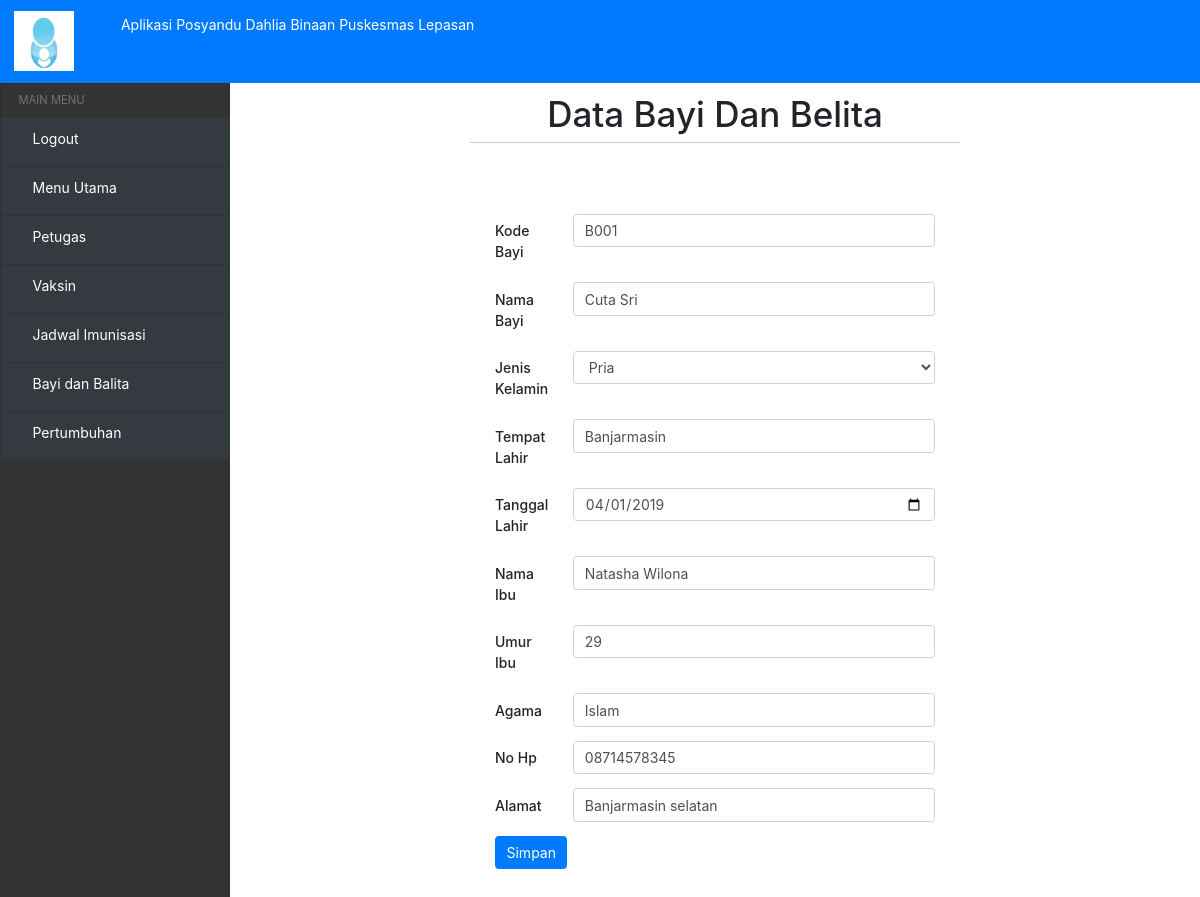
Before: /?view=rubah-bayi&kode=B001 (signed in) with the older database file.
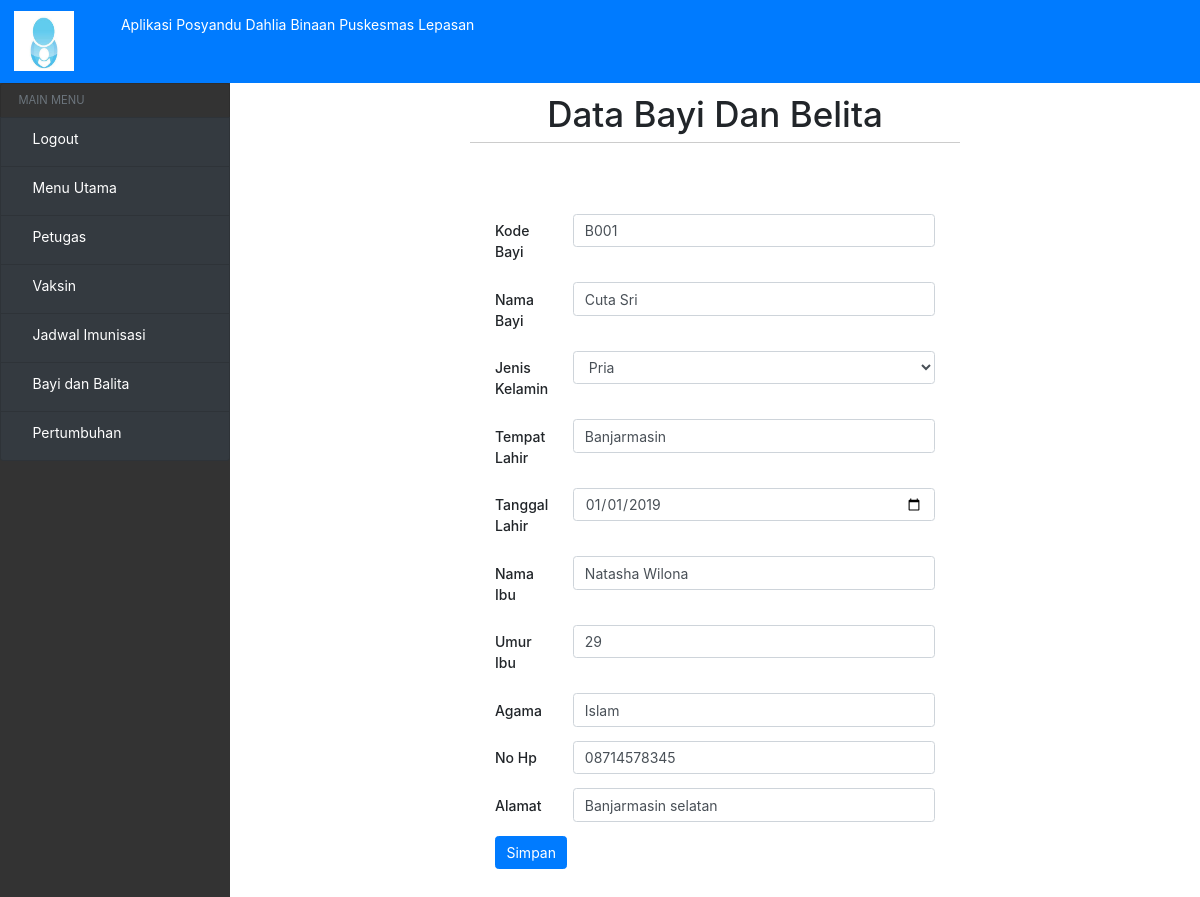
After: the same page with the newer database file.
### tables this page shows
CREATE TABLE `bayi` (
  `Kode_bayi` varchar(10) NOT NULL,
  `Nama_bayi` varchar(30) NOT NULL,
  `Jekel` varchar(10) NOT NULL,
  `Tempat_lahir` varchar(20) NOT NULL,
  `Tanggal_lahir` date NOT NULL,
  `Nama_ibu` varchar(30) NOT NULL,
  `Umur_ibu` int(10) NOT NULL,
  `Agama` varchar(20) NOT NULL,
  `No_hp` varchar(15) NOT NULL,
  `Alamat` varchar(50) NOT NULL
);

### models/admin.php (called while the page is built, shortened)
<?php
class Admin
{
  private $mysqli;
  function __construct($mysqli)
  {
    $this->mysqli = $mysqli;
  }
public function rubahBayi($id)
 {
   $db = $this->mysqli->conn;
   $query = $db->query("SELECT * FROM bayi WHERE Kode_bayi = '$id' ") or die ($db->error);
   return $query;
 }
}
?>

### view/bayi-belita/rubah-bayi.php (the view, shortened to what this page needs)
<?php if (@$_SESSION['user']) { ?>
<?php
$id = $_GET['kode'];
$data = $objAdmin->rubahBayi($id);
$a = $data->fetch_object();
 ?>
 <div class="header-hal">
   <h1>Data Bayi Dan Belita</h1>
     <hr>
 </div>
 <div class="form">
     <form method="post" action="">
       <div class="form-group row">
         <label for="staticEmail" class="col-sm-2 col-form-label" >Kode Bayi</label>
         <div class="col-sm-10">
             <input class="form-control" type="text" placeholder="Kode bayi" name="kode_bayi" value="<?= $a->Kode_bayi ?>">
         </div>
       </div>
       <div class="form-group row">
           <label for="staticEmail" class="col-sm-2 col-form-label" >Nama Bayi</label>
           <div class="col-sm-10">
               <input class="form-control" type="text" placeholder="Nama bayi" name="nama_bayi" value="<?= $a->Nama_bayi ?>">
           </div>
       </div>
       <div class="form-group row">
           <label for="staticEmail" class="col-sm-2 col-form-label" >Jenis Kelamin</label>
           <div class="col-sm-10">
               <select class="form-control" id="exampleFormControlSelect1" name="jekel" value="<?= $a->Jekel ?>">
                 <option value="pria">Pria</option>
               </select>
           </div>
       </div>
       <div class="form-group row">
           <label for="staticEmail" class="col-sm-2 col-form-label" >Tempat Lahir</label>
           <div class="col-sm-10">
               <input class="form-control" type="text" placeholder="Tempat lahir" name="tempat_lahir" value="<?= $a->Tempat_lahir ?>">
           </div>
       </div>
       <div class="form-group row">
           <label for="staticEmail" class="col-sm-2 col-form-label" >Tanggal Lahir</label>
           <div class="col-sm-10">
               <input class="form-control" type="date" placeholder="" name="tl" value="<?= $a->Tanggal_lahir ?>">
           </div>
       </div>
       <div class="form-group row">
           <label for="staticEmail" class="col-sm-2 col-form-label" >Nama Ibu</label>
           <div class="col-sm-10">
               <input class="form-control" type="text" placeholder="Nama ibu" name="nama_ibu" value="<?= $a->Nama_ibu ?>">
           </div>
       </div>
       <div class="form-group row">
           <label for="staticEmail" class="col-sm-2 col-form-label" >Umur Ibu</label>
           <div class="col-sm-10">
               <input class="form-control" type="text" placeholder="Umur ibu" name="umur_ibu" value="<?= $a->Umur_ibu ?>">
           </div>
       </div>
       <div class="form-group row">
           <label for="staticEmail" class="col-sm-2 col-form-label" >Agama</label>
           <div class="col-sm-10">
               <input class="form-control" type="text" placeholder="Agama" name="agama" value="<?= $a->Agama ?>">
           </div>
       </div>
       <div class="form-group row">
           <label for="staticEmail" class="col-sm-2 col-form-label" >No Hp</label>
           <div class="col-sm-10">
               <input class="form-control" type="text" placeholder="No hp" name="no_hp" value="<?= $a->No_hp ?>">
           </div>
       </div>
       <div class="form-group row">
           <label for="staticEmail" class="col-sm-2 col-form-label" >Alamat</label>
           <div class="col-sm-10">
               <input class="form-control" type="text" placeholder="Alamat" name="alamat" value="<?= $a->Alamat ?>">
           </div>
       </div>
       <button type="submit" class="btn btn-primary" name="simpanBayi">Simpan</button>
     </form>
 </div>
<?php }  ?>

Changed rows visible on the page:
changed bayi "Cuta Sri": tl "04/01/2019" → "01/01/2019"
